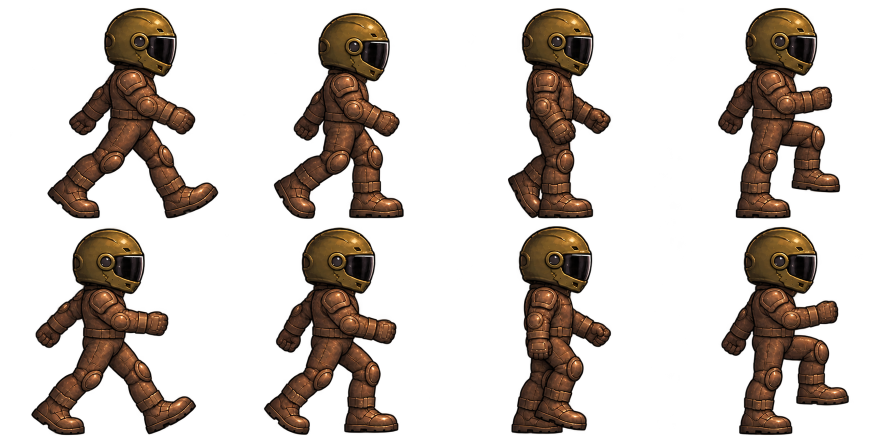
#> input picture assets/source/commute-rider-v2/walk-east-v2-alt1.png, 1774 x 887 px (shown at 1/2 size); its folder holds 6 pictures in this run
$ python compile_rider_v2_east_candidates.py
#> lines starting #> are read from the running program, lines starting #| are printed output that depends on the picture; after the words box and inside, x2 and y2 are one past the last pixel; in counts of white or black regions, pixels touching at a corner belong together
"""Mechanically crop east-only v2 walk candidates into isolated review stages.

This tool never edits the shared rider staging set or runtime files. It crops
the two generated 4x2 sheets and applies the same uniform 214px normalization
and provisional helmet/ground anchoring used by the v2 review compiler.
"""
import hashlib
import json
from pathlib import Path
from statistics import median

from PIL import Image, ImageDraw, ImageFont

ROOT = Path(__file__).resolve().parents[2]
SOURCE = ROOT / 'assets/source/commute-rider-v2'
STAGING = ROOT / 'assets/staging'
REVIEW = ROOT / 'output/commute-rider-v2-review/east-candidates'
FRAME = 256
BASELINE = 238
TARGET_HEIGHT = 214
ALPHA_THRESHOLD = 16


def sha(path):
    return hashlib.sha256(path.read_bytes()).hexdigest()


def crop_cell(image, col, row):
    width, height = image.size
    rect = (round(col * width / 4), round(row * height / 2),
            round((col + 1) * width / 4), round((row + 1) * height / 2))
    return rect, image.crop(rect)


def bounds(image):
    alpha = image.getchannel('A').point(lambda value: 255 if value > ALPHA_THRESHOLD else 0)
    return alpha.getbbox()


def helmet_center(image, box):
    top, bottom = box[1], box[3]
    part = image.crop((0, top, image.width, min(bottom, top + round((bottom - top) * .36))))
    head = bounds(part)
    if not head:
        raise ValueError('Could not locate the top helmet silhouette.')
    return (head[0] + head[2] - 1) * .5


def stage(candidate, source_name):
    source_path = SOURCE / source_name
    image = Image.open(source_path).convert('RGBA')
    frames, rects = [], []
    for row in range(2):
        for col in range(4):
            rect, frame = crop_cell(image, col, row)
            frames.append(frame)
            rects.append(rect)
    boxes = [bounds(frame) for frame in frames]
    if any(not box for box in boxes):
        raise ValueError(f'{source_name} contains an empty source cell.')
    scale = TARGET_HEIGHT / median(box[3] - box[1] for box in boxes)
    strip = Image.new('RGBA', (FRAME * 8, FRAME))
    records = []
    for i, (frame, box, rect) in enumerate(zip(frames, boxes, rects)):
        head_x = helmet_center(frame, box)
        ground_y = box[3] - 1
        size = (round(frame.width * scale), round(frame.height * scale))
        scaled = frame.resize(size, Image.Resampling.LANCZOS)
        position = (round(FRAME * .5 - head_x * scale), round(BASELINE - ground_y * scale))
        tile = Image.new('RGBA', (FRAME, FRAME))
        tile.alpha_composite(scaled, position)
        tile_box = bounds(tile)
        if not tile_box or min(tile_box[0], tile_box[1], FRAME - tile_box[2], FRAME - tile_box[3]) < 2:
            raise ValueError(f'{source_name}, frame {i+1} is clipped or too near the stage edge: {tile_box}')
        strip.alpha_composite(tile, (i * FRAME, 0))
        records.append({
            'frame': i + 1, 'sourceRect': list(rect), 'sourceBounds': list(box),
            'stageBounds': list(tile_box), 'helmetCenterX': head_x,
            'lowestSourceY': ground_y, 'stageAnchor': [FRAME // 2, BASELINE],
        })

    stage_dir = STAGING / f'commute-rider-v2-east-{candidate}'
    stage_dir.mkdir(parents=True, exist_ok=True)
    strip_path = stage_dir / 'walk_east_candidate.png'
    strip.save(strip_path)
    manifest = {
        'status': 'isolated_candidate_review_only', 'runtimeIntegrated': False,
        'candidate': candidate, 'direction': 'east', 'frameSize': [FRAME, FRAME],
        'frameCount': 8, 'targetVisibleHeight': TARGET_HEIGHT,
        'anchor': [FRAME // 2, BASELINE],
        'anchorMethod': 'provisional helmet-center x + lowest-alpha-row y',
        'source': source_path.relative_to(ROOT).as_posix(), 'sourceSha256': sha(source_path),
        'stagedStrip': strip_path.relative_to(ROOT).as_posix(),
        'stagedSha256': sha(strip_path), 'uniformScale': round(scale, 6),
        'frames': records,
        'pending': [
            'Manual near/right and far/left support/swing review for every pose',
            'Opposite contact, passing and up-pose comparison',
            'Native LÖVE review; no runtime acceptance',
        ],
    }
    (stage_dir / 'manifest.json').write_text(json.dumps(manifest, indent=2) + '\n', encoding='utf-8')
    return candidate, strip_path, manifest


def contacts(entries):
    REVIEW.mkdir(parents=True, exist_ok=True)
    labels = ['1 left_contact', '2 left_down', '3 right_passing', '4 right_up',
              '5 right_contact', '6 right_down', '7 left_passing', '8 left_up']
    try:
        font = ImageFont.truetype('arial.ttf', 15)
    except OSError:
        font = ImageFont.load_default()
    canvas = Image.new('RGB', (FRAME * 8, (FRAME + 26) * len(entries)), '#526872')
    draw = ImageDraw.Draw(canvas)
    for row, (candidate, path, _) in enumerate(entries):
        strip = Image.open(path).convert('RGBA')
        y = row * (FRAME + 26)
        draw.text((8, y + 5), candidate.upper(), font=font, fill='white')
        for i, label in enumerate(labels):
            crop = strip.crop((i * FRAME, 0, (i + 1) * FRAME, FRAME))
            x = i * FRAME
            canvas.paste(crop, (x, y + 26), crop)
            draw.text((x + 6, y + 6), label, font=font, fill='#f7edcb')
            draw.line((x, y + 26 + BASELINE, x + FRAME, y + 26 + BASELINE), fill='#a2c7b9', width=1)
    path = REVIEW / 'east-candidates-contact.png'
    canvas.save(path)
    return path


def main():
    entries = [
        stage('alt1', 'walk-east-v2-alt1.png'),
        stage('alt2', 'walk-east-v2-alt2.png'),
    ]
#> in stage, image is the input picture: PIL image 1774x887 RGBA; mean R, G, B, A 24, 15.5, 9.4, 70.1
#> the loop in stage, `for row in range(2):` made 2 passes
#> after the loop in stage, `for row in range(2):`: frames = 8 items; rects = [(0, 0, 444, 444), (444, 0, 887, 444), (887, 0, 1330, 444), (1330, 0, 1774, 444), (0, 444, 444, 887), (444, 444, 887, 887), (887, 444, 1330, 887), (1330, 444, 1774, 887)]
#> in bounds, `alpha = image.getchannel('A').point(lambda value: 255 if value > ALPHA..`: alpha: PIL image 444x444 L; 31.4% white; 1 white region, box (x1, y1, x2, y2) and area: (94, 15, 437, 438) 61903
#> in bounds (call 2), `alpha = image.getchannel('A').point(lambda value: 255 if value > ALPHA..`: alpha: PIL image 443x444 L; 28.7% white; 1 white region, box (x1, y1, x2, y2) and area: (103, 25, 364, 438) 56416
#> in bounds (call 3), `alpha = image.getchannel('A').point(lambda value: 255 if value > ALPHA..`: alpha: PIL image 443x444 L; 24.7% white; 1 white region, box (x1, y1, x2, y2) and area: (128, 16, 335, 438) 48532
#> in bounds (call 4), `alpha = image.getchannel('A').point(lambda value: 255 if value > ALPHA..`: alpha: PIL image 444x444 L; 28.7% white; 1 white region, box (x1, y1, x2, y2) and area: (106, 15, 351, 438) 56578
#> in bounds (call 5), `alpha = image.getchannel('A').point(lambda value: 255 if value > ALPHA..`: alpha: PIL image 444x443 L; 30.3% white; 1 white region, box (x1, y1, x2, y2) and area: (62, 11, 393, 427) 59572
#> in bounds (call 6), `alpha = image.getchannel('A').point(lambda value: 255 if value > ALPHA..`: alpha: PIL image 443x443 L; 29.8% white; 1 white region, box (x1, y1, x2, y2) and area: (83, 10, 354, 426) 58513
#> in bounds (call 7), `alpha = image.getchannel('A').point(lambda value: 255 if value > ALPHA..`: alpha: PIL image 443x443 L; 25.6% white; 1 white region, box (x1, y1, x2, y2) and area: (135, 8, 336, 424) 50177
#> in bounds (call 8), `alpha = image.getchannel('A').point(lambda value: 255 if value > ALPHA..`: alpha: PIL image 444x443 L; 28.7% white; 1 white region, box (x1, y1, x2, y2) and area: (112, 9, 368, 426) 56501
#> in stage, `boxes = [bounds(frame) for frame in frames]`: boxes = [(94, 15, 437, 438), (103, 25, 364, 438), (128, 16, 335, 438), (106, 15, 351, 438), (62, 11, 393, 427), (83, 10, 354, 426), (135, 8, 336, 424), (112, 9, 368, 426)]
#> in stage, `scale = TARGET_HEIGHT / median(box[3] - box[1] for box in boxes)`: scale = 0.514
#> in stage, `strip = Image.new('RGBA', (FRAME * 8, FRAME))`: strip: PIL image 2048x256 RGBA; every value is 0
#> the loop in stage, `for i, (frame, box, rect) in enumerate(zip(frames, boxes, rects)):` made 8 passes
#> (box, rect, top in helmet_center, bottom in helmet_center, head in helmet_center, head_x, ground_y, position) on passes 1 to 7: ((94, 15, 437, 438), (0, 0, 444, 444), 15, 438, (208, 0, 354, 152), 280.5, 437, (-16, 13)), ((103, 25, 364, 438), (444, 0, 887, 444), 25, 438, (192, 0, 336, 149), 263.5, 437, (-7, 13)), ((128, 16, 335, 438), (887, 0, 1330, 444), 16, 438, (156, 0, 301, 152), 228, 437, (11, 13)), ((106, 15, 351, 438), (1330, 0, 1774, 444), 15, 438, (155, 0, 305, 152), 229.5, 437, (10, 13)), ((62, 11, 393, 427), (0, 444, 444, 887), 11, 427, (129, 0, 290, 150), 209, 426, (21, 19)), ((83, 10, 354, 426), (444, 444, 887, 887), 10, 426, (159, 0, 307, 150), 232.5, 425, (9, 20)), ((135, 8, 336, 424), (887, 444, 1330, 887), 8, 424, (150, 0, 298, 150), 223.5, 423, (13, 21))
#> pass 1, in bounds (call 9), `alpha = image.getchannel('A').point(lambda value: 255 if value > ALPHA..`:
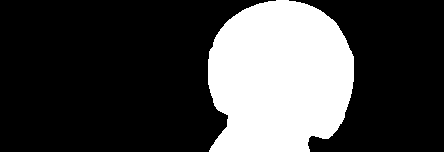
#> alpha: PIL image 444x152 L; 27.1% white; 1 white region, box (x1, y1, x2, y2) and area: (208, 0, 354, 152) 18310
#> after the loop in stage, `for i, (frame, box, rect) in enumerate(zip(frames, boxes, rects)):`:
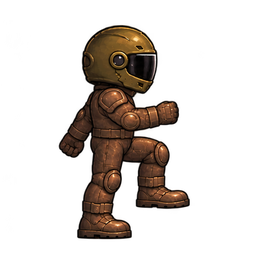
#> tile: PIL image 256x256 RGBA; mean R, G, B, A 18.8, 12.3, 7.6, 56; transparent parts drawn white
#> after the loop in stage, `for i, (frame, box, rect) in enumerate(zip(frames, boxes, rects)):`: records = 8 items
#> call 2 of stage, with candidate = 'alt2', source_name = 'walk-east-v2-alt2.png'
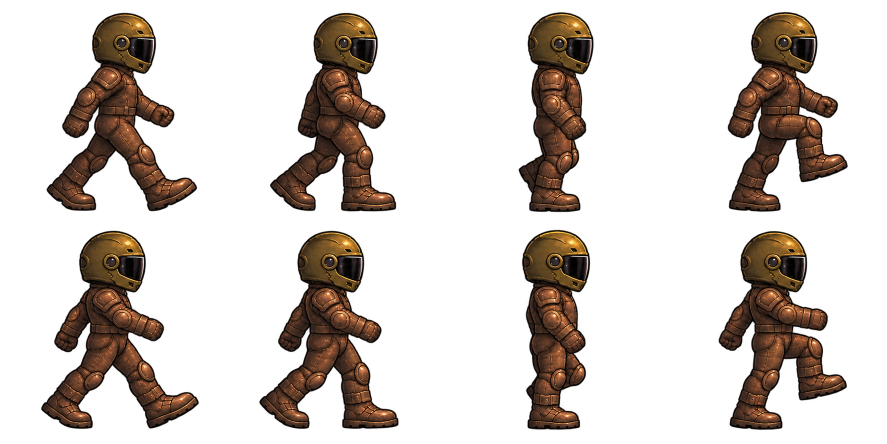
#> input picture assets/source/commute-rider-v2/walk-east-v2-alt2.png, 1774 x 887 px (shown at 1/2 size)
#> in stage, image is the input picture: PIL image 1774x887 RGBA; mean R, G, B, A 21.1, 13.5, 8.2, 61.6
#> the loop in stage (call 2), `for row in range(2):` made 2 passes
#> in bounds (call 25), `alpha = image.getchannel('A').point(lambda value: 255 if value > ALPHA..`: alpha: PIL image 444x444 L; 27.1% white; 1 white region, box (x1, y1, x2, y2) and area: (92, 25, 395, 423) 53432
#> in bounds (call 26), `alpha = image.getchannel('A').point(lambda value: 255 if value > ALPHA..`: alpha: PIL image 443x444 L; 25.7% white; 1 white region, box (x1, y1, x2, y2) and area: (96, 25, 349, 423) 50642
#> in bounds (call 27), `alpha = image.getchannel('A').point(lambda value: 255 if value > ALPHA..`: alpha: PIL image 443x444 L; 20% white; 1 white region, box (x1, y1, x2, y2) and area: (150, 24, 301, 425) 39284
#> in bounds (call 28), `alpha = image.getchannel('A').point(lambda value: 255 if value > ALPHA..`: alpha: PIL image 444x444 L; 26% white; 1 white region, box (x1, y1, x2, y2) and area: (125, 24, 366, 424) 51159
#> in bounds (call 29), `alpha = image.getchannel('A').point(lambda value: 255 if value > ALPHA..`: alpha: PIL image 444x443 L; 27.6% white; 1 white region, box (x1, y1, x2, y2) and area: (82, 17, 398, 414) 54383
#> in bounds (call 30), `alpha = image.getchannel('A').point(lambda value: 255 if value > ALPHA..`: alpha: PIL image 443x443 L; 27.3% white; 1 white region, box (x1, y1, x2, y2) and area: (74, 17, 354, 414) 53618
#> in bounds (call 31), `alpha = image.getchannel('A').point(lambda value: 255 if value > ALPHA..`: alpha: PIL image 443x443 L; 20.6% white; 1 white region, box (x1, y1, x2, y2) and area: (157, 15, 294, 416) 40420
#> in bounds (call 32), `alpha = image.getchannel('A').point(lambda value: 255 if value > ALPHA..`: alpha: PIL image 444x443 L; 25.9% white; 1 white region, box (x1, y1, x2, y2) and area: (107, 17, 365, 416) 50887
#> in stage (call 2), `boxes = [bounds(frame) for frame in frames]`: boxes = [(92, 25, 395, 423), (96, 25, 349, 423), (150, 24, 301, 425), (125, 24, 366, 424), (82, 17, 398, 414), (74, 17, 354, 414), (157, 15, 294, 416), (107, 17, 365, 416)]
#> in stage (call 2), `scale = TARGET_HEIGHT / median(box[3] - box[1] for box in boxes)`: scale = 0.537
#> the loop in stage (call 2), `for i, (frame, box, rect) in enumerate(zip(frames, boxes, rects)):` made 8 passes
#> (box, rect, top in helmet_center, bottom in helmet_center, head in helmet_center, head_x, ground_y, position) on passes 1 to 7: ((92, 25, 395, 423), (0, 0, 444, 444), 25, 423, (174, 0, 313, 143), 243, 422, (-2, 11)), ((96, 25, 349, 423), (444, 0, 887, 444), 25, 423, (180, 0, 312, 143), 245.5, 422, (-4, 11)), ((150, 24, 301, 425), (887, 0, 1330, 444), 24, 425, (168, 0, 301, 144), 234, 424, (2, 10)), ((125, 24, 366, 424), (1330, 0, 1774, 444), 24, 424, (167, 0, 305, 144), 235.5, 423, (2, 11)), ((82, 17, 398, 414), (0, 444, 444, 887), 17, 414, (157, 0, 292, 143), 224, 413, (8, 16)), ((74, 17, 354, 414), (444, 444, 887, 887), 17, 414, (150, 0, 285, 143), 217, 413, (11, 16)), ((157, 15, 294, 416), (887, 444, 1330, 887), 15, 416, (157, 0, 294, 144), 225, 415, (7, 15))
#> pass 1, in bounds (call 33), `alpha = image.getchannel('A').point(lambda value: 255 if value > ALPHA..`:
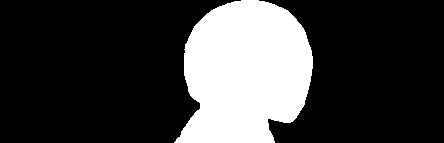
#> alpha: PIL image 444x143 L; 24% white; 1 white region, box (x1, y1, x2, y2) and area: (174, 0, 313, 143) 15253
#> pass 1, in bounds (call 34), `alpha = image.getchannel('A').point(lambda value: 255 if value > ALPHA..`:
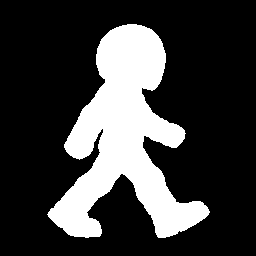
#> alpha: PIL image 256x256 L; 23.6% white; 1 white region, box (x1, y1, x2, y2) and area: (47, 24, 210, 238) 15487
#> after the loop in stage (call 2), `for i, (frame, box, rect) in enumerate(zip(frames, boxes, rects)):`:
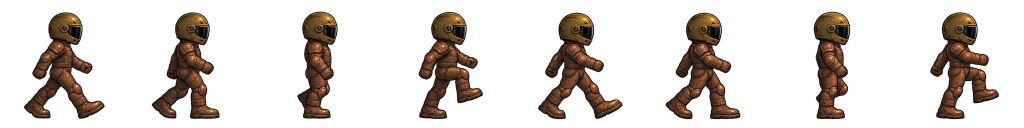
#> strip: PIL image 2048x256 RGBA (shown at 1/2 size); mean R, G, B, A 18, 11.6, 7.1, 53.2; transparent parts drawn white
    contact = contacts(entries)
#> in contacts, `y = row * (FRAME + 26)`: y = 0
#> after the loop in contacts, `for i, label in enumerate(labels):`:
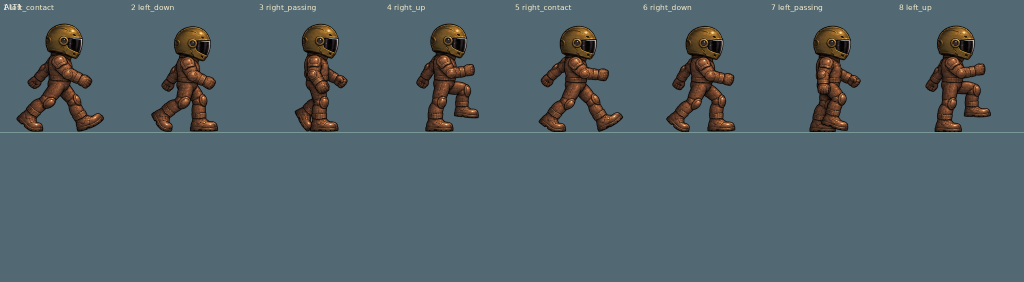
#> canvas: PIL image 2048x564 RGB (shown at 1/2 size); mean R, G, B 82.4, 99.4, 106.2
    report = {
        'status': 'candidate_comparison_unapproved', 'runtimeIntegrated': False,
        'direction': 'east', 'phaseOrder': [
            'left_contact', 'left_down', 'right_passing', 'right_up',
            'right_contact', 'right_down', 'left_passing', 'left_up',
        ],
        'contactSheet': contact.relative_to(ROOT).as_posix(),
        'candidates': [manifest for _, _, manifest in entries],
        'note': 'Compiler output is a mechanical crop/normalization only. No phase or gait claim is implied.',
    }
    (REVIEW / 'compiler-review.json').write_text(json.dumps(report, indent=2) + '\n', encoding='utf-8')
    print(f'Staged {len(entries)} isolated east candidates; review only; contact={contact.relative_to(ROOT).as_posix()}')
#| Staged 2 isolated east candidates; review only; contact=output/commute-rider-v2-review/east-candidates/east-candidates-contact.png


if __name__ == '__main__':
    main()
